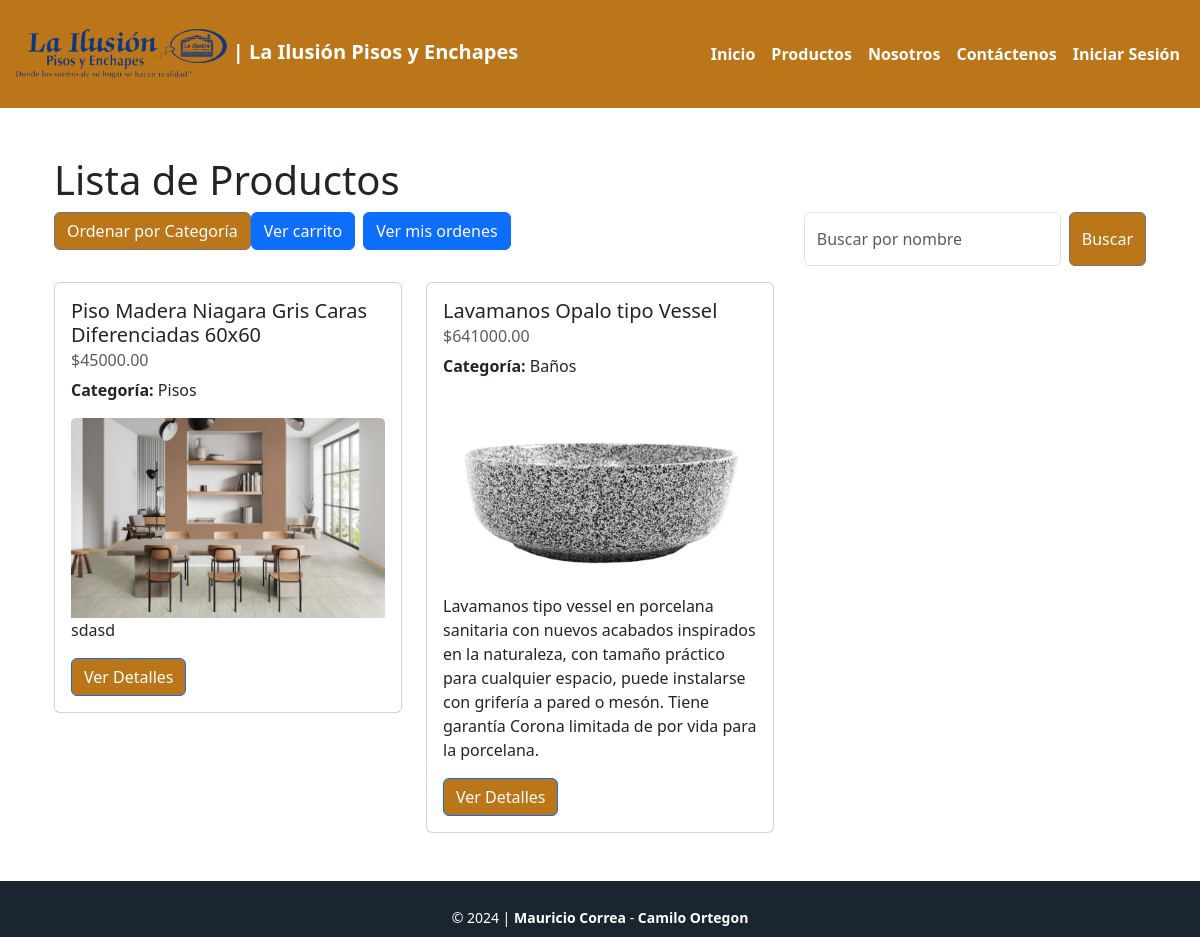
The page /product/ on the database as committed earlier.
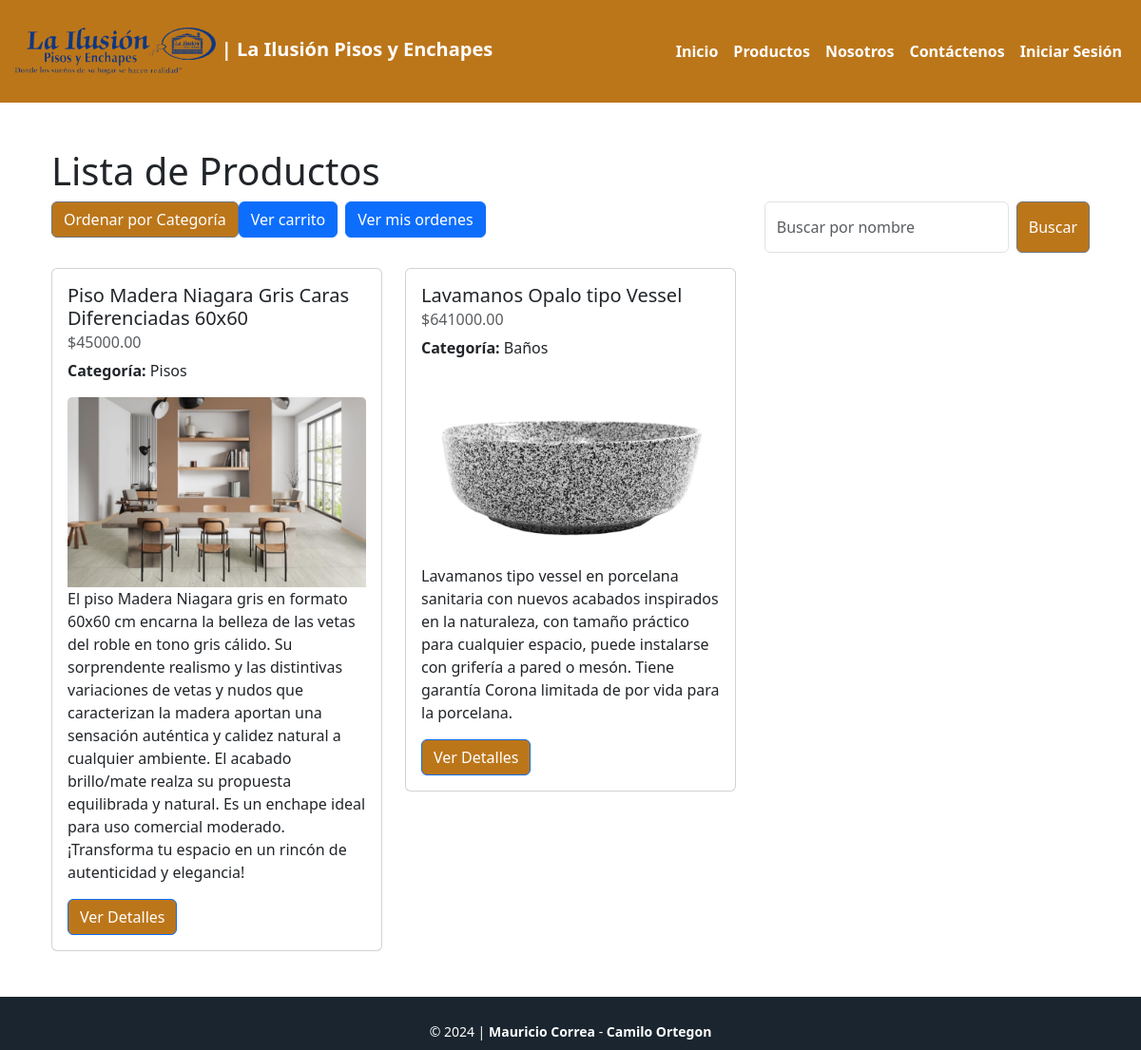
The same page on the database as committed later.
### product/models.py (models this page shows, shortened)
class ProductoBase(models.Model):
    categoria = models.ForeignKey('Categoria', on_delete=models.CASCADE, related_name='productos', verbose_name="Categoría", null=False, blank=False)
    subcategoria = models.ForeignKey('Subcategoria', on_delete=models.CASCADE, related_name='productos', verbose_name="Subcategoría", null=False, blank=False)
    usuario = models.ForeignKey(settings.AUTH_USER_MODEL, on_delete=models.CASCADE, related_name='productos', verbose_name="Usuario", null=True, blank=False)
    id_producto = models.AutoField(primary_key=True, verbose_name="ID del producto", null=False, blank=False)
    nombre = models.CharField(max_length=255, verbose_name="Nombre del producto", null=False, blank=False)
    precio = models.DecimalField(max_digits=10, decimal_places=2, verbose_name="Precio", validators=[MinValueValidator(0)], null=False, blank=False)
    descripcion = models.TextField(verbose_name="Descripción del producto", null=False, blank=False)
    uso = models.TextField(verbose_name="Uso del producto", null=False, blank=False)
    marca = models.CharField(max_length=100, verbose_name="Marca", null=False, blank=False)
    garantia = models.IntegerField(verbose_name="Garantía (meses)", null=False, blank=False)
    fecha_creacion = models.DateTimeField(auto_now_add=True, verbose_name="Fecha de creación", null=False, blank=False)
    fecha_modificacion = models.DateTimeField(auto_now=True, verbose_name="Fecha de última modificación", null=False, blank=False)
    esta_activo = models.BooleanField(default=True, verbose_name="Activo")
    fecha_eliminacion = models.DateTimeField(verbose_name="Fecha de eliminación", null=True, blank=True)
    class Meta:
        abstract = True  # Esto indica que esta clase es abstracta y no se creará una tabla para ella

class Producto(ProductoBase):
    imagenes = models.ManyToManyField(Imagen, blank=True, verbose_name="Imágenes", related_name='productos_inversos')
    acabado = models.CharField(max_length=255, blank=True, null=True, verbose_name="Acabado")
    adherencia = models.CharField(max_length=255, blank=True, null=True, verbose_name="Adherencia")
    alto = models.DecimalField(max_digits=5, decimal_places=2, blank=True, null=True, verbose_name="Alto (cm)")
    altura_griferia = models.DecimalField(max_digits=5, decimal_places=2, blank=True, null=True, verbose_name="Altura de la grifería (cm)")
    ancho = models.DecimalField(max_digits=5, decimal_places=2, blank=True, null=True, verbose_name="Ancho (cm)")
    areas_uso = models.TextField(blank=True, null=True,verbose_name="Áreas de uso")
    calidad = models.CharField(max_length=255, blank=True, null=True, verbose_name="Calidad")
    capacidad_descarga = models.DecimalField(max_digits=5, decimal_places=1, blank=True, null=True, verbose_name="Capacidad de descarga (L)")
    componentes = models.TextField(blank=True, null=True,verbose_name="Componentes incluidos")
    consumo_agua = models.DecimalField(max_digits=5, decimal_places=1, blank=True, null=True, verbose_name="Consumo de agua (L/min)")
    contenido_producto = models.TextField(blank=True, null=True,verbose_name="Contenido del producto")
    diametro_desague = models.DecimalField(max_digits=5, decimal_places=1, blank=True, null=True, verbose_name="Diámetro del desagüe (cm)")
    dimensiones = models.CharField(max_length=255, blank=True, null=True,verbose_name="Dimensiones")
    dilucion = models.CharField(max_length=255, blank=True, null=True,verbose_name="Dilución")
    espesor = models.DecimalField(max_digits=5, decimal_places=2, blank=True, null=True, verbose_name="Espesor (cm)")
    forma = models.CharField(max_length=255, blank=True, null=True,verbose_name="Forma")
    formato = models.CharField(max_length=255, blank=True, null=True,verbose_name="Formato")
    garantia = models.TextField(blank=True, null=True,verbose_name="Garantía")
    incluye = models.TextField(blank=True, null=True,verbose_name="Incluye")
    largo = models.DecimalField(max_digits=5, decimal_places=2, blank=True, null=True, verbose_name="Largo (cm)")
    lavabilidad = models.CharField(max_length=255, blank=True, null=True, verbose_name="Lavabilidad")
    longitud_brazo = models.DecimalField(max_digits=5, decimal_places=2, blank=True, null=True, verbose_name="Longitud del brazo (cm)")
    materiales = models.TextField(blank=True, null=True,verbose_name="Materiales")
    metro_por_caja = models.DecimalField(max_digits=3, decimal_places=2, blank=True, null=True, verbose_name="Metro por caja")
    no_incluye = models.TextField(blank=True, null=True,verbose_name="No incluye")
    perfil_tasa = models.CharField(max_length=255, blank=True, null=True,verbose_name="Perfil de tasa")
    piezas_por_caja = models.PositiveIntegerField(blank=True, null=True, verbose_name="Piezas por caja")
    presentacion = models.CharField(max_length=255, blank=True, null=True,verbose_name="Presentación")
    productos_compatibles = models.TextField(blank=True, null=True,verbose_name="Productos compatibles")
    profundidad_pozo = models.DecimalField(max_digits=5, decimal_places=2, blank=True, null=True, verbose_name="Profundidad del pozo (cm)")
    rendimiento = models.TextField(blank=True, null=True, verbose_name="Rendimiento")
    sistema_accionamiento = models.CharField(max_length=255, blank=True, null=True,verbose_name="Sistema de accionamiento")
    sistema_descarga = models.CharField(max_length=255, blank=True, null=True,verbose_name="Sistema de descarga")
    tiempo_abierto = models.DecimalField(max_digits=2, decimal_places=1,blank=True, null=True, verbose_name="Tiempo abierto (min)")
    tiempo_secado = models.DecimalField(max_digits=2, decimal_places=1,blank=True, null=True, verbose_name="Tiempo de secado (min)")
    tiempo_emboquillar = models.DecimalField(max_digits=2, decimal_places=1,blank=True, null=True, verbose_name="Tiempo para emboquillar (min)")
    tipo_asiento = models.CharField(max_length=255, blank=True, null=True,verbose_name="Tipo de asiento")
    tipo_chorro = models.CharField(max_length=255, blank=True, null=True,verbose_name="Tipo de chorro")
    tipo_cierre = models.CharField(max_length=255, blank=True, null=True,verbose_name="Tipo de cierre")
    tipo_griferia = models.CharField(max_length=255, blank=True, null=True,verbose_name="Tipo de grifería")
    tipo_herrajes = models.CharField(max_length=255, blank=True, null=True,verbose_name="Tipo de herrajes")
    tipo_instalacion = models.CharField(max_length=255, blank=True, null=True, verbose_name="Tipo de instalación")
    tipo_lavamanos = models.CharField(max_length=255, blank=True, null=True, verbose_name="Tipo de lavamanos")
    tipo_manija = models.CharField(max_length=255, blank=True, null=True, verbose_name="Tipo de manija")
    tipo_mezclador = models.CharField(max_length=255, blank=True, null=True, verbose_name="Tipo de mezclador")
    tipo_pintura = models.CharField(max_length=255, blank=True, null=True, verbose_name="Tipo de pintura")
    tipo_regadera = models.CharField(max_length=255, blank=True, null=True, verbose_name="Tipo de regadera")
    tipo_sifon = models.CharField(max_length=255, blank=True, null=True, verbose_name="Tipo de sifón")
    tipo_tanque = models.CharField(max_length=255, blank=True, null=True, verbose_name="Tipo de tanque")
    trafico = models.DecimalField(max_digits=2, decimal_places=0, max_length=255, blank=True, null=True, verbose_name="Tráfico")

class Categoria(models.Model):
    id_categoria = models.AutoField(primary_key=True, verbose_name="ID de la categoría")
    nombre = models.CharField(max_length=100, unique=True, verbose_name="Categoría", null=False, blank=False)

class Imagen(models.Model):
    id_imagen = models.AutoField(primary_key=True, verbose_name="ID de la imagen")
    productos = models.ManyToManyField('Producto', related_name='imagenes_inversas', blank=True)  # Cambiado a 'imagenes_inversas'
    url = models.ImageField(upload_to='imagenes_de_productos/', verbose_name="Imagen", null=False, blank=False)
    descripcion = models.CharField(max_length=255, blank=True, verbose_name="Descripción")

### product/views.py (the view)
# urls.py: path('', ProductIndexView.as_view(), name='product_index'),
class ProductIndexView(View):
    def get(self, request):
        productos = Producto.objects.all()
        busqueda = request.GET.get('busqueda', '')
        if busqueda:
            productos = productos.filter(nombre__icontains=busqueda)
        ordenar_por_categoria = request.GET.get('ordenar', None)
        if ordenar_por_categoria:
            productos = productos.order_by('categoria__nombre')
        productos_con_imagen = []
        for producto in productos:
            imagenes = producto.imagenes.all()  # Usa el related_name que definiste
            primera_imagen = imagenes.first() if imagenes.exists() else None  # Obtén la primera imagen
            productos_con_imagen.append({
                'producto': producto,
                'primera_imagen': primera_imagen,
            })
        context = {
            'title':'Lista de Productos - La Ilusión Pisos y Enchapes',
            'subtitle':'Lista de Productos',
            'productos_con_imagen': productos_con_imagen,
            'busqueda': busqueda,
        }
        return render(request, 'lista_productos.html', context)

### product/templates/lista_productos.html (shortened to what this page needs)
{% extends 'base.html' %}
{% block content %}
    <div class="container mt-4">
        <h1 class="text">{{subtitle}}</h1>
        <div class="row">
            <div class="col-12 d-flex justify-content-between mb-3">
                <div class="row mb-3">
                    <div class="col-12 d-flex justify-content-start">
                        <form method="get" action="{% url 'product_index' %}">
                            <button type="submit" name="ordenar" value="true" class="btn btn-secondary" style="background-color: #bc761a; color: white;">
                                Ordenar por Categoría
                            </button>
                        </form>
                        <a href="{% url 'ver_carrito' %}" class="btn btn-primary me-2">
                            Ver carrito
                        </a>
                        <a href="{% url 'mis_ordenes' %}" class="btn btn-primary me-2">
                            Ver mis ordenes
                        </a>
                    </div>
                </div>
                <form method="get" action="{% url 'product_index' %}" class="d-flex">
                    <input type="text" name="busqueda" placeholder="Buscar por nombre" value="{{ busqueda }}" class="form-control me-2" style="width: auto;"/>
                    <button type="submit" class="btn btn-secondary" style="background-color: #bc761a; color: white;">Buscar</button>
                </form>
            </div>
        </div>
        <div class="row">
            {% for item in productos_con_imagen %}
                <div class="col-md-4 mb-4">
                    <div class="card">
                        <div class="card-body">
                            <h5 class="card-title">{{ item.producto.nombre }}</h5>
                            <h6 class="card-subtitle mb-2 text-muted">${{ item.producto.precio }}</h6>
                            <p class="card-text"><strong>Categoría:</strong> {{ item.producto.categoria.nombre }}</p>
                            {% if item.primera_imagen %}
                                <img src="{{ item.primera_imagen.url.url }}" alt="{{ item.primera_imagen.descripcion }}" class="card-img-top" style="max-height: 200px; object-fit: cover;">
                            {% else %}
                                <img src="https://via.placeholder.com/200" alt="No hay imagen" class="card-img-top" style="max-height: 200px; object-fit: cover;">
                            {% endif %}
                            <p class="card-text">{{ item.producto.descripcion }}</p>
                            <a href="{% url 'detalle_producto' item.producto.id_producto %}" class="btn btn-primary" style="background-color: #bc761a; color: white;">Ver Detalles</a>
                        </div>
                    </div>
                </div>
            {% endfor %}
        </div>
    </div>
{% endblock %}

Rows that differ between the two databases and show on the page:
changed Producto "Piso Madera Niagara Gris Caras Diferenciadas 60x60": producto.descripcion "sdasd" → "El piso Madera Niagara gris en formato 60x60 cm encarna la belleza de las vetas del roble en tono gris cálido. Su sorprendente realismo y las distintivas variaciones de vetas y nudos que caracterizan la madera aportan una sensación auténtica y calidez natural a cualquier ambiente. El acabado brillo/mate realza su propuesta equilibrada y natural. Es un enchape ideal para uso comercial moderado. ¡Transforma tu espacio en un rincón de autenticidad y elegancia!"
